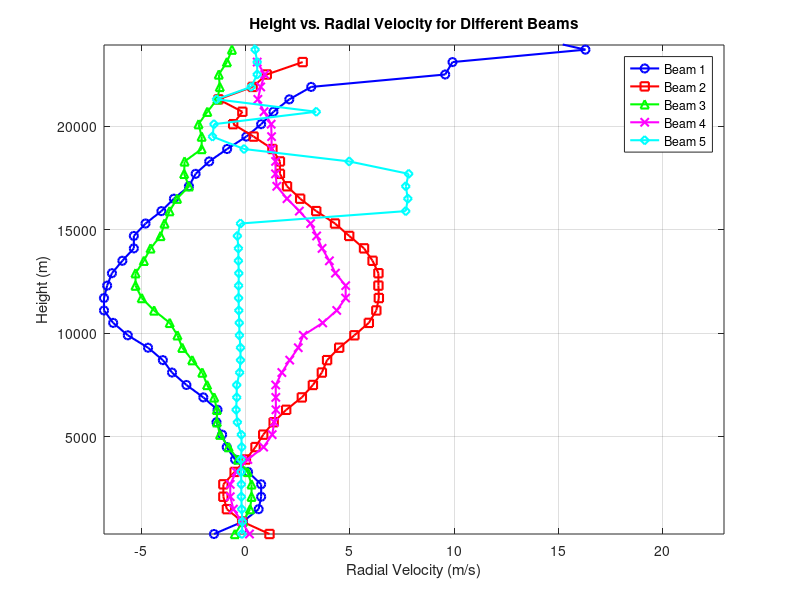

Write MATLAB code to recreate this figure.
% 打开文件并读取数据
fileID = fopen('L1B ST.txt', 'r');
headerLines = 22; % 跳过前面的注释行和表头行
fgets(fileID, headerLines); % 跳过前22行

% 初始化变量存储数据
heights = [];
rv1 = [];
rv2 = [];
rv3 = [];
rv4 = [];
rv5 = [];

% 读取数据直到文件结束
while ~feof(fileID)
    line = fgetl(fileID);
    if ~isempty(line) && ~ismember(line(1), {'#', '%'}) % 确保不是注释行或空行
        data = strsplit(line, ' '); 
        if numel(data) >= 11 % 确保数据行至少有11个元素（基于提供的列数）
            heights = [heights, str2double(data{2})];
            rv1 = [rv1, str2double(data{4})];
            rv2 = [rv2, str2double(data{7})];
            rv3 = [rv3, str2double(data{10})];
            rv4 = [rv4, str2double(data{13})];
            rv5 = [rv5, str2double(data{16})];
        end
    end
end
fclose(fileID);

% 绘制所有波束的径向速度随高度变化的曲线
% 过滤缺失值（这里以-9999999作为缺失值的标记，根据实际情况调整）
rv1(rv1 == -9999999) = NaN;
rv2(rv2 == -9999999) = NaN;
rv3(rv3 == -9999999) = NaN;
rv4(rv4 == -9999999) = NaN;
rv5(rv5 == -9999999) = NaN;

% 绘制所有波束的径向速度随高度变化的曲线，同时处理NaN值

% 绘制所有波束的径向速度随高度变化的曲线，坐标轴交换
figure;
plot(rv1, heights, 'b-', 'LineWidth', 1.5, 'DisplayName', 'Beam 1', 'Marker', 'o');
hold on;
plot(rv2, heights, 'r-', 'LineWidth', 1.5, 'DisplayName', 'Beam 2', 'Marker', 's');
plot(rv3, heights, 'g-', 'LineWidth', 1.5, 'DisplayName', 'Beam 3', 'Marker', '^');
plot(rv4, heights, 'm-', 'LineWidth', 1.5, 'DisplayName', 'Beam 4', 'Marker', 'x');
plot(rv5, heights, 'c-', 'LineWidth', 1.5, 'DisplayName', 'Beam 5', 'Marker', 'd');

% 调整坐标轴显示范围以适应数据
xlim([min([rv1,rv2,rv3,rv4,rv5]), max([rv1,rv2,rv3,rv4,rv5])]);
ylim([min(heights), max(heights)/4]);

% 设置图表属性
xlabel('Radial Velocity (m/s)');
ylabel('Height (m)');
title('Height vs. Radial Velocity for Different Beams');
legend('show');
grid on;

% 保持坐标轴调整状态并显示图表
hold off;